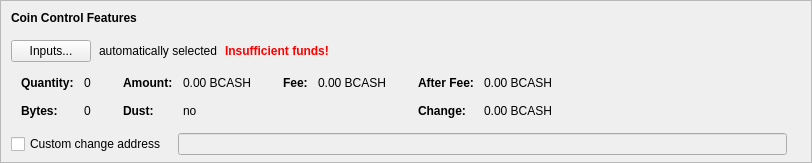
    <widget class="QFrame" name="frameCoinControl">
     <property name="sizePolicy">
      <sizepolicy hsizetype="Expanding" vsizetype="Expanding">
       <horstretch>0</horstretch>
       <verstretch>0</verstretch>
      </sizepolicy>
     </property>
     <property name="maximumSize">
      <size>
       <width>16777215</width>
       <height>16777215</height>
      </size>
     </property>
     <property name="frameShape">
      <enum>QFrame::StyledPanel</enum>
     </property>
     <property name="frameShadow">
      <enum>QFrame::Sunken</enum>
     </property>
     <layout class="QVBoxLayout" name="verticalLayoutCoinControl2">
      <property name="spacing">
       <number>0</number>
      </property>
      <property name="leftMargin">
       <number>0</number>
      </property>
      <property name="topMargin">
       <number>0</number>
      </property>
      <property name="rightMargin">
       <number>0</number>
      </property>
      <property name="bottomMargin">
       <number>6</number>
      </property>
      <item>
       <layout class="QVBoxLayout" name="verticalLayoutCoinControl" stretch="0,0,0,0,1">
        <property name="spacing">
         <number>0</number>
        </property>
        <property name="leftMargin">
         <number>10</number>
        </property>
        <property name="topMargin">
         <number>10</number>
        </property>
        <item>
         <layout class="QHBoxLayout" name="horizontalLayoutCoinControl1">
          <property name="bottomMargin">
           <number>15</number>
          </property>
          <item>
           <widget class="QLabel" name="labelCoinControlFeatures">
            <property name="sizePolicy">
             <sizepolicy hsizetype="Preferred" vsizetype="Maximum">
              <horstretch>0</horstretch>
              <verstretch>0</verstretch>
             </sizepolicy>
            </property>
            <property name="font">
             <font>
              <weight>75</weight>
              <bold>true</bold>
             </font>
            </property>
            <property name="styleSheet">
             <string notr="true">font-weight:bold;</string>
            </property>
            <property name="text">
             <string>Coin Control Features</string>
            </property>
           </widget>
          </item>
         </layout>
        </item>
        <item>
         <layout class="QHBoxLayout" name="horizontalLayoutCoinControl2" stretch="0,0,0,0">
          <property name="spacing">
           <number>8</number>
          </property>
          <property name="bottomMargin">
           <number>10</number>
          </property>
          <item>
           <widget class="QPushButton" name="pushButtonCoinControl">
            <property name="styleSheet">
             <string notr="true"/>
            </property>
            <property name="text">
             <string>Inputs...</string>
            </property>
            <property name="autoDefault">
             <bool>false</bool>
            </property>
           </widget>
          </item>
          <item>
           <widget class="QLabel" name="labelCoinControlAutomaticallySelected">
            <property name="text">
             <string>automatically selected</string>
            </property>
            <property name="margin">
             <number>5</number>
            </property>
           </widget>
          </item>
          <item>
           <widget class="QLabel" name="labelCoinControlInsuffFunds">
            <property name="font">
             <font>
              <weight>75</weight>
              <bold>true</bold>
             </font>
            </property>
            <property name="styleSheet">
             <string notr="true">color:red;font-weight:bold;</string>
            </property>
            <property name="text">
             <string>Insufficient funds!</string>
            </property>
            <property name="margin">
             <number>5</number>
            </property>
           </widget>
          </item>
          <item>
           <spacer name="horizontalSpacerCoinControl">
            <property name="orientation">
             <enum>Qt::Horizontal</enum>
            </property>
            <property name="sizeHint" stdset="0">
             <size>
              <width>40</width>
              <height>1</height>
             </size>
            </property>
           </spacer>
          </item>
         </layout>
        </item>
        <item>
         <widget class="QWidget" name="widgetCoinControl" native="true">
          <property name="sizePolicy">
           <sizepolicy hsizetype="Preferred" vsizetype="Preferred">
            <horstretch>0</horstretch>
            <verstretch>0</verstretch>
           </sizepolicy>
          </property>
          <property name="minimumSize">
           <size>
            <width>0</width>
            <height>0</height>
           </size>
          </property>
          <property name="styleSheet">
           <string notr="true"/>
          </property>
          <layout class="QHBoxLayout" name="horizontalLayoutCoinControl5">
           <property name="leftMargin">
            <number>0</number>
           </property>
           <property name="topMargin">
            <number>0</number>
           </property>
           <property name="rightMargin">
            <number>0</number>
           </property>
           <property name="bottomMargin">
            <number>0</number>
           </property>
           <item>
            <layout class="QHBoxLayout" name="horizontalLayoutCoinControl3" stretch="0,0,0,1">
             <property name="spacing">
              <number>20</number>
             </property>
             <property name="topMargin">
              <number>0</number>
             </property>
             <property name="bottomMargin">
              <number>10</number>
             </property>
             <item>
              <layout class="QFormLayout" name="formLayoutCoinControl1">
               <property name="horizontalSpacing">
                <number>10</number>
               </property>
               <property name="verticalSpacing">
                <number>14</number>
               </property>
               <property name="leftMargin">
                <number>10</number>
               </property>
               <property name="topMargin">
                <number>4</number>
               </property>
               <property name="rightMargin">
                <number>6</number>
               </property>
               <item row="0" column="0">
                <widget class="QLabel" name="labelCoinControlQuantityText">
                 <property name="font">
                  <font>
                   <weight>75</weight>
                   <bold>true</bold>
                  </font>
                 </property>
                 <property name="text">
                  <string>Quantity:</string>
                 </property>
                 <property name="margin">
                  <number>0</number>
                 </property>
                </widget>
               </item>
               <item row="0" column="1">
                <widget class="QLabel" name="labelCoinControlQuantity">
                 <property name="cursor">
                  <cursorShape>IBeamCursor</cursorShape>
                 </property>
                 <property name="contextMenuPolicy">
                  <enum>Qt::ActionsContextMenu</enum>
                 </property>
                 <property name="text">
                  <string notr="true">0</string>
                 </property>
                 <property name="margin">
                  <number>0</number>
                 </property>
                 <property name="textInteractionFlags">
                  <set>Qt::LinksAccessibleByMouse|Qt::TextSelectableByKeyboard|Qt::TextSelectableByMouse</set>
                 </property>
                </widget>
               </item>
               <item row="1" column="0">
                <widget class="QLabel" name="labelCoinControlBytesText">
                 <property name="font">
                  <font>
                   <weight>75</weight>
                   <bold>true</bold>
                  </font>
                 </property>
                 <property name="text">
                  <string>Bytes:</string>
                 </property>
                </widget>
               </item>
               <item row="1" column="1">
                <widget class="QLabel" name="labelCoinControlBytes">
                 <property name="cursor">
                  <cursorShape>IBeamCursor</cursorShape>
                 </property>
                 <property name="contextMenuPolicy">
                  <enum>Qt::ActionsContextMenu</enum>
                 </property>
                 <property name="text">
                  <string notr="true">0</string>
                 </property>
                 <property name="textInteractionFlags">
                  <set>Qt::LinksAccessibleByMouse|Qt::TextSelectableByKeyboard|Qt::TextSelectableByMouse</set>
                 </property>
                </widget>
               </item>
              </layout>
             </item>
             <item>
              <layout class="QFormLayout" name="formLayoutCoinControl2">
               <property name="horizontalSpacing">
                <number>10</number>
               </property>
               <property name="verticalSpacing">
                <number>14</number>
               </property>
               <property name="leftMargin">
                <number>6</number>
               </property>
               <property name="topMargin">
                <number>4</number>
               </property>
               <property name="rightMargin">
                <number>6</number>
               </property>
               <item row="0" column="0">
                <widget class="QLabel" name="labelCoinControlAmountText">
                 <property name="font">
                  <font>
                   <weight>75</weight>
                   <bold>true</bold>
                  </font>
                 </property>
                 <property name="text">
                  <string>Amount:</string>
                 </property>
                 <property name="margin">
                  <number>0</number>
                 </property>
                </widget>
               </item>
               <item row="0" column="1">
                <widget class="QLabel" name="labelCoinControlAmount">
                 <property name="cursor">
                  <cursorShape>IBeamCursor</cursorShape>
                 </property>
                 <property name="contextMenuPolicy">
                  <enum>Qt::ActionsContextMenu</enum>
                 </property>
                 <property name="text">
                  <string notr="true">0.00 BCASH</string>
                 </property>
                 <property name="textInteractionFlags">
                  <set>Qt::LinksAccessibleByMouse|Qt::TextSelectableByKeyboard|Qt::TextSelectableByMouse</set>
                 </property>
                </widget>
               </item>
               <item row="1" column="0">
                <widget class="QLabel" name="labelCoinControlLowOutputText">
                 <property name="font">
                  <font>
                   <weight>75</weight>
                   <bold>true</bold>
                  </font>
                 </property>
                 <property name="text">
                  <string>Dust:</string>
                 </property>
                </widget>
               </item>
               <item row="1" column="1">
                <widget class="QLabel" name="labelCoinControlLowOutput">
                 <property name="cursor">
                  <cursorShape>IBeamCursor</cursorShape>
                 </property>
                 <property name="contextMenuPolicy">
                  <enum>Qt::ActionsContextMenu</enum>
                 </property>
                 <property name="text">
                  <string notr="true">no</string>
                 </property>
                 <property name="textInteractionFlags">
                  <set>Qt::LinksAccessibleByMouse|Qt::TextSelectableByKeyboard|Qt::TextSelectableByMouse</set>
                 </property>
                </widget>
               </item>
              </layout>
             </item>
             <item>
              <layout class="QFormLayout" name="formLayoutCoinControl3">
               <property name="horizontalSpacing">
                <number>10</number>
               </property>
               <property name="verticalSpacing">
                <number>14</number>
               </property>
               <property name="leftMargin">
                <number>6</number>
               </property>
               <property name="topMargin">
                <number>4</number>
               </property>
               <property name="rightMargin">
                <number>6</number>
               </property>
               <item row="0" column="0">
                <widget class="QLabel" name="labelCoinControlFeeText">
                 <property name="font">
                  <font>
                   <weight>75</weight>
                   <bold>true</bold>
                  </font>
                 </property>
                 <property name="text">
                  <string>Fee:</string>
                 </property>
                 <property name="margin">
                  <number>0</number>
                 </property>
                </widget>
               </item>
               <item row="0" column="1">
                <widget class="QLabel" name="labelCoinControlFee">
                 <property name="cursor">
                  <cursorShape>IBeamCursor</cursorShape>
                 </property>
                 <property name="contextMenuPolicy">
                  <enum>Qt::ActionsContextMenu</enum>
                 </property>
                 <property name="text">
                  <string notr="true">0.00 BCASH</string>
                 </property>
                 <property name="textInteractionFlags">
                  <set>Qt::LinksAccessibleByMouse|Qt::TextSelectableByKeyboard|Qt::TextSelectableByMouse</set>
                 </property>
                </widget>
               </item>
              </layout>
             </item>
             <item>
              <layout class="QFormLayout" name="formLayoutCoinControl4">
               <property name="horizontalSpacing">
                <number>10</number>
               </property>
               <property name="verticalSpacing">
                <number>14</number>
               </property>
               <property name="leftMargin">
                <number>6</number>
               </property>
               <property name="topMargin">
                <number>4</number>
               </property>
               <property name="rightMargin">
                <number>6</number>
               </property>
               <item row="0" column="0">
                <widget class="QLabel" name="labelCoinControlAfterFeeText">
                 <property name="font">
                  <font>
                   <weight>75</weight>
                   <bold>true</bold>
                  </font>
                 </property>
                 <property name="text">
                  <string>After Fee:</string>
                 </property>
                 <property name="margin">
                  <number>0</number>
                 </property>
                </widget>
               </item>
               <item row="0" column="1">
                <widget class="QLabel" name="labelCoinControlAfterFee">
                 <property name="cursor">
                  <cursorShape>IBeamCursor</cursorShape>
                 </property>
                 <property name="contextMenuPolicy">
                  <enum>Qt::ActionsContextMenu</enum>
                 </property>
                 <property name="text">
                  <string notr="true">0.00 BCASH</string>
                 </property>
                 <property name="textInteractionFlags">
                  <set>Qt::LinksAccessibleByMouse|Qt::TextSelectableByKeyboard|Qt::TextSelectableByMouse</set>
                 </property>
                </widget>
               </item>
               <item row="1" column="0">
                <widget class="QLabel" name="labelCoinControlChangeText">
                 <property name="font">
                  <font>
                   <weight>75</weight>
                   <bold>true</bold>
                  </font>
                 </property>
                 <property name="text">
                  <string>Change:</string>
                 </property>
                </widget>
               </item>
               <item row="1" column="1">
                <widget class="QLabel" name="labelCoinControlChange">
                 <property name="cursor">
                  <cursorShape>IBeamCursor</cursorShape>
                 </property>
                 <property name="contextMenuPolicy">
                  <enum>Qt::ActionsContextMenu</enum>
                 </property>
                 <property name="text">
                  <string notr="true">0.00 BCASH</string>
                 </property>
                 <property name="textInteractionFlags">
                  <set>Qt::LinksAccessibleByMouse|Qt::TextSelectableByKeyboard|Qt::TextSelectableByMouse</set>
                 </property>
                </widget>
               </item>
              </layout>
             </item>
            </layout>
           </item>
          </layout>
         </widget>
        </item>
        <item>
         <layout class="QHBoxLayout" name="horizontalLayoutCoinControl4" stretch="0,0,0">
          <property name="spacing">
           <number>12</number>
          </property>
          <property name="sizeConstraint">
           <enum>QLayout::SetDefaultConstraint</enum>
          </property>
          <property name="topMargin">
           <number>5</number>
          </property>
          <property name="rightMargin">
           <number>5</number>
          </property>
          <item>
           <widget class="QCheckBox" name="checkBoxCoinControlChange">
            <property name="toolTip">
             <string>If this is activated, but the change address is empty or invalid, change will be sent to a newly generated address.</string>
            </property>
            <property name="text">
             <string>Custom change address</string>
            </property>
           </widget>
          </item>
          <item>
           <widget class="QValidatedLineEdit" name="lineEditCoinControlChange">
            <property name="enabled">
             <bool>false</bool>
            </property>
            <property name="sizePolicy">
             <sizepolicy hsizetype="Expanding" vsizetype="Fixed">
              <horstretch>0</horstretch>
              <verstretch>0</verstretch>
             </sizepolicy>
            </property>
           </widget>
          </item>
          <item>
           <widget class="QLabel" name="labelCoinControlChangeLabel">
            <property name="sizePolicy">
             <sizepolicy hsizetype="Preferred" vsizetype="Expanding">
              <horstretch>0</horstretch>
              <verstretch>0</verstretch>
             </sizepolicy>
            </property>
            <property name="minimumSize">
             <size>
              <width>0</width>
              <height>0</height>
             </size>
            </property>
            <property name="text">
             <string/>
            </property>
            <property name="margin">
             <number>3</number>
            </property>
           </widget>
          </item>
         </layout>
        </item>
        <item>
         <spacer name="verticalSpacerCoinControl">
          <property name="orientation">
           <enum>Qt::Vertical</enum>
          </property>
          <property name="sizeHint" stdset="0">
           <size>
            <width>800</width>
            <height>1</height>
           </size>
          </property>
         </spacer>
        </item>
       </layout>
      </item>
     </layout>
    </widget>
